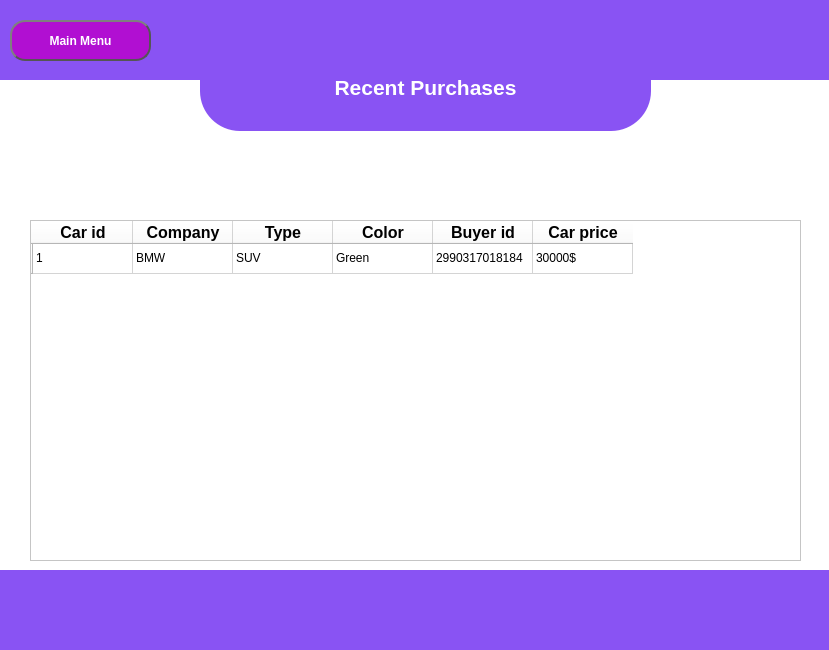
<?xml version="1.0" encoding="UTF-8"?>
<ui version="4.0">
 <class>PurchasesWindow</class>
 <widget class="QMainWindow" name="PurchasesWindow">
  <property name="geometry">
   <rect>
    <x>0</x>
    <y>0</y>
    <width>829</width>
    <height>650</height>
   </rect>
  </property>
  <property name="sizePolicy">
   <sizepolicy hsizetype="Fixed" vsizetype="Fixed">
    <horstretch>0</horstretch>
    <verstretch>0</verstretch>
   </sizepolicy>
  </property>
  <property name="windowTitle">
   <string>MainWindow</string>
  </property>
  <property name="styleSheet">
   <string notr="true">background-color:rgb(255, 255, 255)</string>
  </property>
  <widget class="QWidget" name="centralwidget">
   <widget class="QStackedWidget" name="stackedWidget">
    <property name="geometry">
     <rect>
      <x>-10</x>
      <y>0</y>
      <width>841</width>
      <height>651</height>
     </rect>
    </property>
    <property name="styleSheet">
     <string notr="true"/>
    </property>
    <property name="currentIndex">
     <number>0</number>
    </property>
    <widget class="QWidget" name="stackedWidgetPage1">
     <widget class="QTableWidget" name="tableWidget">
      <property name="geometry">
       <rect>
        <x>40</x>
        <y>220</y>
        <width>771</width>
        <height>341</height>
       </rect>
      </property>
      <property name="styleSheet">
       <string notr="true"/>
      </property>
      <property name="editTriggers">
       <set>QAbstractItemView::NoEditTriggers</set>
      </property>
      <row>
       <property name="text">
        <string/>
       </property>
       <property name="font">
        <font>
         <pointsize>12</pointsize>
         <weight>75</weight>
         <bold>true</bold>
        </font>
       </property>
       <property name="background">
        <color>
         <red>227</red>
         <green>131</green>
         <blue>246</blue>
        </color>
       </property>
      </row>
      <column>
       <property name="text">
        <string>Car id</string>
       </property>
       <property name="font">
        <font>
         <pointsize>12</pointsize>
         <weight>75</weight>
         <bold>true</bold>
        </font>
       </property>
       <property name="background">
        <color>
         <red>227</red>
         <green>131</green>
         <blue>246</blue>
        </color>
       </property>
      </column>
      <column>
       <property name="text">
        <string>Company</string>
       </property>
       <property name="font">
        <font>
         <pointsize>12</pointsize>
         <weight>75</weight>
         <bold>true</bold>
        </font>
       </property>
       <property name="background">
        <color>
         <red>227</red>
         <green>131</green>
         <blue>246</blue>
        </color>
       </property>
      </column>
      <column>
       <property name="text">
        <string>Type</string>
       </property>
       <property name="font">
        <font>
         <pointsize>12</pointsize>
         <weight>75</weight>
         <bold>true</bold>
        </font>
       </property>
       <property name="background">
        <color>
         <red>227</red>
         <green>131</green>
         <blue>246</blue>
        </color>
       </property>
      </column>
      <column>
       <property name="text">
        <string>Color</string>
       </property>
       <property name="font">
        <font>
         <pointsize>12</pointsize>
         <weight>75</weight>
         <bold>true</bold>
        </font>
       </property>
       <property name="background">
        <color>
         <red>227</red>
         <green>131</green>
         <blue>246</blue>
        </color>
       </property>
      </column>
      <column>
       <property name="text">
        <string>Buyer id</string>
       </property>
       <property name="font">
        <font>
         <pointsize>12</pointsize>
         <weight>75</weight>
         <bold>true</bold>
        </font>
       </property>
       <property name="background">
        <color>
         <red>227</red>
         <green>131</green>
         <blue>246</blue>
        </color>
       </property>
      </column>
      <column>
       <property name="text">
        <string>Car price</string>
       </property>
       <property name="font">
        <font>
         <pointsize>12</pointsize>
         <weight>75</weight>
         <bold>true</bold>
        </font>
       </property>
       <property name="background">
        <color>
         <red>227</red>
         <green>131</green>
         <blue>246</blue>
        </color>
       </property>
      </column>
      <item row="0" column="0">
       <property name="text">
        <string>1</string>
       </property>
      </item>
      <item row="0" column="1">
       <property name="text">
        <string>BMW</string>
       </property>
      </item>
      <item row="0" column="2">
       <property name="text">
        <string>SUV</string>
       </property>
      </item>
      <item row="0" column="3">
       <property name="text">
        <string>Green</string>
       </property>
      </item>
      <item row="0" column="4">
       <property name="text">
        <string>2990317018184</string>
       </property>
      </item>
      <item row="0" column="5">
       <property name="text">
        <string>30000$</string>
       </property>
      </item>
     </widget>
     <widget class="QTextBrowser" name="textBrowser">
      <property name="geometry">
       <rect>
        <x>210</x>
        <y>40</y>
        <width>451</width>
        <height>91</height>
       </rect>
      </property>
      <property name="styleSheet">
       <string notr="true">border-style: hidden;
background-color:rgb(137, 83, 243);
border-radius: 40px;
border-style: outset;
padding: 5px;
color:rgb(255, 255, 255)</string>
      </property>
      <property name="html">
       <string>&lt;!DOCTYPE HTML PUBLIC &quot;-//W3C//DTD HTML 4.0//EN&quot; &quot;http://www.w3.org/TR/REC-html40/strict.dtd&quot;&gt;
&lt;html&gt;&lt;head&gt;&lt;meta name=&quot;qrichtext&quot; content=&quot;1&quot; /&gt;&lt;style type=&quot;text/css&quot;&gt;
p, li { white-space: pre-wrap; }
&lt;/style&gt;&lt;/head&gt;&lt;body style=&quot; font-family:'MS Shell Dlg 2'; font-size:7.8pt; font-weight:400; font-style:normal;&quot;&gt;
&lt;p align=&quot;center&quot; style=&quot;-qt-paragraph-type:empty; margin-top:0px; margin-bottom:0px; margin-left:0px; margin-right:0px; -qt-block-indent:0; text-indent:0px;&quot;&gt;&lt;br /&gt;&lt;/p&gt;
&lt;p align=&quot;center&quot; style=&quot;-qt-paragraph-type:empty; margin-top:0px; margin-bottom:0px; margin-left:0px; margin-right:0px; -qt-block-indent:0; text-indent:0px;&quot;&gt;&lt;br /&gt;&lt;/p&gt;
&lt;p align=&quot;center&quot; style=&quot; margin-top:0px; margin-bottom:0px; margin-left:0px; margin-right:0px; -qt-block-indent:0; text-indent:0px;&quot;&gt;&lt;span style=&quot; font-size:16pt; font-weight:600;&quot;&gt;Recent Purchases&lt;/span&gt;&lt;/p&gt;&lt;/body&gt;&lt;/html&gt;</string>
      </property>
     </widget>
     <widget class="QWidget" name="widget_4" native="true">
      <property name="geometry">
       <rect>
        <x>10</x>
        <y>570</y>
        <width>841</width>
        <height>81</height>
       </rect>
      </property>
      <property name="styleSheet">
       <string notr="true">background-color:rgb(137, 83, 243)</string>
      </property>
      <widget class="QWidget" name="widget_2" native="true">
       <property name="geometry">
        <rect>
         <x>20</x>
         <y>350</y>
         <width>811</width>
         <height>80</height>
        </rect>
       </property>
       <property name="styleSheet">
        <string notr="true">opacity:0</string>
       </property>
      </widget>
     </widget>
     <widget class="QWidget" name="widget_3" native="true">
      <property name="geometry">
       <rect>
        <x>10</x>
        <y>0</y>
        <width>831</width>
        <height>80</height>
       </rect>
      </property>
      <property name="sizePolicy">
       <sizepolicy hsizetype="Fixed" vsizetype="Fixed">
        <horstretch>0</horstretch>
        <verstretch>0</verstretch>
       </sizepolicy>
      </property>
      <property name="styleSheet">
       <string notr="true">background-color:rgb(137, 83, 243)</string>
      </property>
      <widget class="QLabel" name="label_2">
       <property name="geometry">
        <rect>
         <x>660</x>
         <y>-20</y>
         <width>181</width>
         <height>111</height>
        </rect>
       </property>
       <property name="styleSheet">
        <string notr="true"/>
       </property>
       <property name="text">
        <string/>
       </property>
       <property name="pixmap">
        <pixmap>logo2.png</pixmap>
       </property>
       <property name="scaledContents">
        <bool>true</bool>
       </property>
      </widget>
      <widget class="QPushButton" name="pushButton_5">
       <property name="geometry">
        <rect>
         <x>10</x>
         <y>20</y>
         <width>141</width>
         <height>41</height>
        </rect>
       </property>
       <property name="font">
        <font>
         <pointsize>9</pointsize>
         <weight>75</weight>
         <bold>true</bold>
        </font>
       </property>
       <property name="styleSheet">
        <string notr="true">QPushButton{background-color:rgb(177, 15, 210);
color:rgb(255, 255, 255);
border: 2px solid #555;
border-radius: 15px;
border-style: outset;
padding: 5px;}
QPushButton:hover {
    background-color: rgb(227, 131, 246);
}
QPushButton:pressed {
    background-color: rgb(96, 9, 114);
}</string>
       </property>
       <property name="text">
        <string>Main Menu</string>
       </property>
      </widget>
     </widget>
    </widget>
    <widget class="QWidget" name="page">
     <widget class="QWidget" name="widget_5" native="true">
      <property name="geometry">
       <rect>
        <x>70</x>
        <y>150</y>
        <width>711</width>
        <height>411</height>
       </rect>
      </property>
      <property name="styleSheet">
       <string notr="true">background-color:rgb(227, 131, 246);
color:rgb(0, 0, 0);
border-radius:10px;</string>
      </property>
      <widget class="QLineEdit" name="lineEdit_4">
       <property name="geometry">
        <rect>
         <x>340</x>
         <y>130</y>
         <width>211</width>
         <height>31</height>
        </rect>
       </property>
       <property name="styleSheet">
        <string notr="true">QLineEdit{color:rgb(0, 0, 0);
border-style:solid;
border-color:rgb(0, 0, 0);
border-width:1px
}
QLineEdit:focus{color:rgb(0, 0, 0);
border-style:solid;
border-color:rgb(255, 255, 255);
border-width:1px
}</string>
       </property>
      </widget>
      <widget class="QLineEdit" name="lineEdit_5">
       <property name="geometry">
        <rect>
         <x>340</x>
         <y>180</y>
         <width>211</width>
         <height>31</height>
        </rect>
       </property>
       <property name="styleSheet">
        <string notr="true">QLineEdit{color:rgb(0, 0, 0);
border-style:solid;
border-color:rgb(0, 0, 0);
border-width:1px
}
QLineEdit:focus{color:rgb(0, 0, 0);
border-style:solid;
border-color:rgb(255, 255, 255);
border-width:1px
}</string>
       </property>
      </widget>
      <widget class="QLineEdit" name="lineEdit_6">
       <property name="geometry">
        <rect>
         <x>340</x>
         <y>230</y>
         <width>211</width>
         <height>31</height>
        </rect>
       </property>
       <property name="styleSheet">
        <string notr="true">QLineEdit{color:rgb(0, 0, 0);
border-style:solid;
border-color:rgb(0, 0, 0);
border-width:1px
}
QLineEdit:focus{color:rgb(0, 0, 0);
border-style:solid;
border-color:rgb(255, 255, 255);
border-width:1px
}</string>
       </property>
      </widget>
      <widget class="QLabel" name="label_3">
       <property name="geometry">
        <rect>
         <x>200</x>
         <y>130</y>
         <width>101</width>
         <height>20</height>
        </rect>
       </property>
       <property name="font">
        <font>
         <pointsize>12</pointsize>
         <weight>75</weight>
         <bold>true</bold>
        </font>
       </property>
       <property name="text">
        <string>Firstname</string>
       </property>
      </widget>
      <widget class="QLabel" name="label_9">
       <property name="geometry">
        <rect>
         <x>200</x>
         <y>180</y>
         <width>101</width>
         <height>20</height>
        </rect>
       </property>
       <property name="font">
        <font>
         <pointsize>12</pointsize>
         <weight>75</weight>
         <bold>true</bold>
        </font>
       </property>
       <property name="text">
        <string>Lastname</string>
       </property>
      </widget>
      <widget class="QLabel" name="label_17">
       <property name="geometry">
        <rect>
         <x>200</x>
         <y>230</y>
         <width>121</width>
         <height>20</height>
        </rect>
       </property>
       <property name="font">
        <font>
         <pointsize>12</pointsize>
         <weight>75</weight>
         <bold>true</bold>
        </font>
       </property>
       <property name="text">
        <string>Personal ID</string>
       </property>
      </widget>
      <widget class="QLabel" name="label_18">
       <property name="geometry">
        <rect>
         <x>200</x>
         <y>300</y>
         <width>101</width>
         <height>20</height>
        </rect>
       </property>
       <property name="font">
        <font>
         <pointsize>12</pointsize>
         <weight>75</weight>
         <bold>true</bold>
        </font>
       </property>
       <property name="text">
        <string>Adress</string>
       </property>
      </widget>
      <widget class="QTextEdit" name="textEdit_2">
       <property name="geometry">
        <rect>
         <x>340</x>
         <y>280</y>
         <width>211</width>
         <height>101</height>
        </rect>
       </property>
       <property name="styleSheet">
        <string notr="true">QTextEdit{color:rgb(0, 0, 0);
border-style:solid;
border-color:rgb(0, 0, 0);
border-width:1px
}
QTextEdit:focus{color:rgb(0, 0, 0);
border-style:solid;
border-color:rgb(255, 255, 255);
border-width:1px
}</string>
       </property>
      </widget>
      <widget class="QLabel" name="label_19">
       <property name="geometry">
        <rect>
         <x>220</x>
         <y>20</y>
         <width>301</width>
         <height>51</height>
        </rect>
       </property>
       <property name="font">
        <font>
         <pointsize>16</pointsize>
         <weight>75</weight>
         <bold>true</bold>
        </font>
       </property>
       <property name="text">
        <string>Personal information</string>
       </property>
      </widget>
     </widget>
     <widget class="QTextBrowser" name="textBrowser_4">
      <property name="geometry">
       <rect>
        <x>210</x>
        <y>40</y>
        <width>451</width>
        <height>91</height>
       </rect>
      </property>
      <property name="styleSheet">
       <string notr="true">border-style: hidden;
background-color:rgb(137, 83, 243);
border-radius: 40px;
border-style: outset;
padding: 5px;
color:rgb(255, 255, 255)</string>
      </property>
      <property name="html">
       <string>&lt;!DOCTYPE HTML PUBLIC &quot;-//W3C//DTD HTML 4.0//EN&quot; &quot;http://www.w3.org/TR/REC-html40/strict.dtd&quot;&gt;
&lt;html&gt;&lt;head&gt;&lt;meta name=&quot;qrichtext&quot; content=&quot;1&quot; /&gt;&lt;style type=&quot;text/css&quot;&gt;
p, li { white-space: pre-wrap; }
&lt;/style&gt;&lt;/head&gt;&lt;body style=&quot; font-family:'MS Shell Dlg 2'; font-size:7.8pt; font-weight:400; font-style:normal;&quot;&gt;
&lt;p align=&quot;center&quot; style=&quot;-qt-paragraph-type:empty; margin-top:0px; margin-bottom:0px; margin-left:0px; margin-right:0px; -qt-block-indent:0; text-indent:0px;&quot;&gt;&lt;br /&gt;&lt;/p&gt;
&lt;p align=&quot;center&quot; style=&quot;-qt-paragraph-type:empty; margin-top:0px; margin-bottom:0px; margin-left:0px; margin-right:0px; -qt-block-indent:0; text-indent:0px;&quot;&gt;&lt;br /&gt;&lt;/p&gt;
&lt;p align=&quot;center&quot; style=&quot; margin-top:0px; margin-bottom:0px; margin-left:0px; margin-right:0px; -qt-block-indent:0; text-indent:0px;&quot;&gt;&lt;span style=&quot; font-size:16pt; font-weight:600;&quot;&gt;ID:&lt;/span&gt;&lt;/p&gt;&lt;/body&gt;&lt;/html&gt;</string>
      </property>
     </widget>
     <widget class="QWidget" name="widget_6" native="true">
      <property name="geometry">
       <rect>
        <x>830</x>
        <y>580</y>
        <width>841</width>
        <height>81</height>
       </rect>
      </property>
      <property name="styleSheet">
       <string notr="true">background-color:rgb(137, 83, 243)</string>
      </property>
      <widget class="QWidget" name="widget_8" native="true">
       <property name="geometry">
        <rect>
         <x>20</x>
         <y>350</y>
         <width>811</width>
         <height>80</height>
        </rect>
       </property>
       <property name="styleSheet">
        <string notr="true">opacity:0</string>
       </property>
      </widget>
     </widget>
     <widget class="QWidget" name="widget_10" native="true">
      <property name="geometry">
       <rect>
        <x>10</x>
        <y>0</y>
        <width>831</width>
        <height>80</height>
       </rect>
      </property>
      <property name="sizePolicy">
       <sizepolicy hsizetype="Fixed" vsizetype="Fixed">
        <horstretch>0</horstretch>
        <verstretch>0</verstretch>
       </sizepolicy>
      </property>
      <property name="styleSheet">
       <string notr="true">background-color:rgb(137, 83, 243)</string>
      </property>
      <widget class="QLabel" name="label_6">
       <property name="geometry">
        <rect>
         <x>660</x>
         <y>-20</y>
         <width>181</width>
         <height>111</height>
        </rect>
       </property>
       <property name="styleSheet">
        <string notr="true"/>
       </property>
       <property name="text">
        <string/>
       </property>
       <property name="pixmap">
        <pixmap>logo2.png</pixmap>
       </property>
       <property name="scaledContents">
        <bool>true</bool>
       </property>
      </widget>
      <widget class="QPushButton" name="pushButton_8">
       <property name="geometry">
        <rect>
         <x>10</x>
         <y>20</y>
         <width>141</width>
         <height>41</height>
        </rect>
       </property>
       <property name="font">
        <font>
         <pointsize>9</pointsize>
         <weight>75</weight>
         <bold>true</bold>
        </font>
       </property>
       <property name="styleSheet">
        <string notr="true">QPushButton{background-color:rgb(177, 15, 210);
color:rgb(255, 255, 255);
border: 2px solid #555;
border-radius: 15px;
border-style: outset;
padding: 5px;}
QPushButton:hover {
    background-color: rgb(227, 131, 246);
}
QPushButton:pressed {
    background-color: rgb(96, 9, 114);
}</string>
       </property>
       <property name="text">
        <string>Back</string>
       </property>
      </widget>
      <widget class="QPushButton" name="pushButton_9">
       <property name="geometry">
        <rect>
         <x>170</x>
         <y>20</y>
         <width>141</width>
         <height>41</height>
        </rect>
       </property>
       <property name="font">
        <font>
         <pointsize>9</pointsize>
         <weight>75</weight>
         <bold>true</bold>
        </font>
       </property>
       <property name="styleSheet">
        <string notr="true">QPushButton{background-color:rgb(177, 15, 210);
color:rgb(255, 255, 255);
border: 2px solid #555;
border-radius: 15px;
border-style: outset;
padding: 5px;}
QPushButton:hover {
    background-color: rgb(227, 131, 246);
}
QPushButton:pressed {
    background-color: rgb(96, 9, 114);
}</string>
       </property>
       <property name="text">
        <string>Main Menu</string>
       </property>
      </widget>
     </widget>
     <widget class="QWidget" name="widget_11" native="true">
      <property name="geometry">
       <rect>
        <x>10</x>
        <y>570</y>
        <width>841</width>
        <height>81</height>
       </rect>
      </property>
      <property name="styleSheet">
       <string notr="true">background-color:rgb(137, 83, 243)</string>
      </property>
      <widget class="QWidget" name="widget_12" native="true">
       <property name="geometry">
        <rect>
         <x>20</x>
         <y>350</y>
         <width>811</width>
         <height>80</height>
        </rect>
       </property>
       <property name="styleSheet">
        <string notr="true">opacity:0</string>
       </property>
      </widget>
     </widget>
    </widget>
   </widget>
  </widget>
 </widget>
 <resources/>
 <connections/>
</ui>
